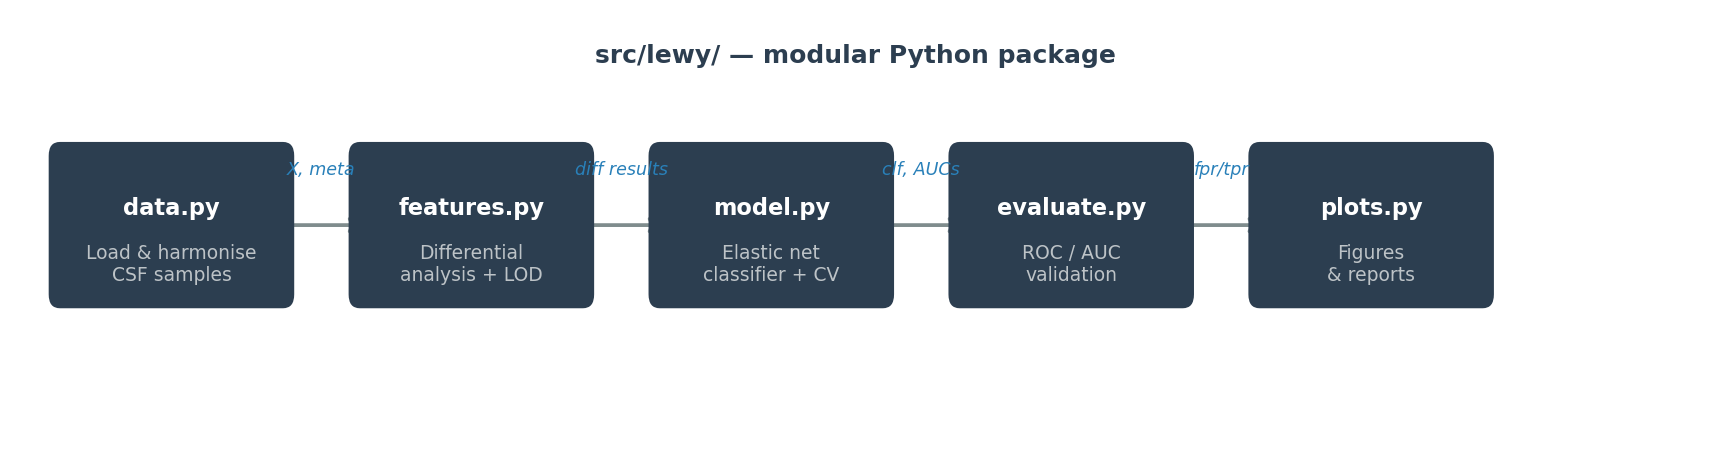

The Python source for this figure:
"""Generate pipeline architecture figure for the presentation."""

from __future__ import annotations

from pathlib import Path

import matplotlib.pyplot as plt
from matplotlib.patches import FancyBboxPatch

OUT = Path(__file__).parent / "pipeline_arch.png"

MODULES = [
    ("data.py", "Load & harmonise\nCSF samples"),
    ("features.py", "Differential\nanalysis + LOD"),
    ("model.py", "Elastic net\nclassifier + CV"),
    ("evaluate.py", "ROC / AUC\nvalidation"),
    ("plots.py", "Figures\n& reports"),
]

ARROWS = [
    "X, meta",
    "diff results",
    "clf, AUCs",
    "fpr/tpr",
]

BOX_W = 1.6
BOX_H = 0.8
GAP = 0.55
START_X = 0.3
Y = 1.2

fig, ax = plt.subplots(figsize=(12, 3))
ax.set_xlim(0, 12)
ax.set_ylim(0, 2.4)
ax.axis("off")

BOX_COLOR = "#2c3e50"
TEXT_COLOR = "white"
ARROW_COLOR = "#7f8c8d"
LABEL_COLOR = "#2980b9"

for i, (name, role) in enumerate(MODULES):
    x = START_X + i * (BOX_W + GAP)
    box = FancyBboxPatch(
        (x, Y - BOX_H / 2),
        BOX_W,
        BOX_H,
        boxstyle="round,pad=0.08",
        facecolor=BOX_COLOR,
        edgecolor="none",
        zorder=3,
    )
    ax.add_patch(box)
    ax.text(
        x + BOX_W / 2,
        Y + 0.1,
        name,
        ha="center",
        va="center",
        fontsize=9,
        fontweight="bold",
        color=TEXT_COLOR,
        zorder=4,
    )
    ax.text(
        x + BOX_W / 2,
        Y - 0.22,
        role,
        ha="center",
        va="center",
        fontsize=7.5,
        color="#bdc3c7",
        zorder=4,
    )

for i, label in enumerate(ARROWS):
    x_start = START_X + (i + 1) * BOX_W + i * GAP
    x_end = x_start + GAP
    ax.annotate(
        "",
        xy=(x_end, Y),
        xytext=(x_start, Y),
        arrowprops=dict(
            arrowstyle="->,head_width=0.25,head_length=0.12",
            color=ARROW_COLOR,
            lw=1.5,
        ),
        zorder=2,
    )
    ax.text(
        (x_start + x_end) / 2,
        Y + 0.32,
        label,
        ha="center",
        va="center",
        fontsize=7,
        color=LABEL_COLOR,
        style="italic",
    )

ax.text(
    6.0,
    2.18,
    "src/lewy/ — modular Python package",
    ha="center",
    va="center",
    fontsize=10,
    fontweight="bold",
    color="#2c3e50",
)

fig.savefig(OUT, dpi=180, bbox_inches="tight", facecolor="white")
plt.close(fig)
print(f"Saved: {OUT}")
